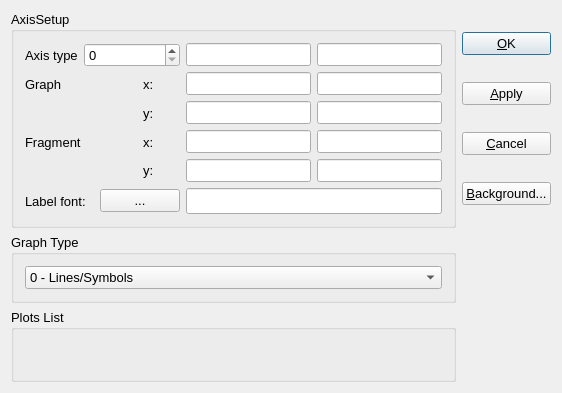
<?xml version="1.0" encoding="UTF-8"?>
<ui version="4.0">
 <class>LegendDialogData</class>
 <widget class="QDialog" name="LegendDialogData">
  <property name="geometry">
   <rect>
    <x>0</x>
    <y>0</y>
    <width>554</width>
    <height>393</height>
   </rect>
  </property>
  <property name="font">
   <font>
    <pointsize>10</pointsize>
   </font>
  </property>
  <property name="windowTitle">
   <string>Legend and Configuration for: </string>
  </property>
  <layout class="QGridLayout">
   <item row="0" column="0">
    <widget class="QGroupBox" name="pAxis_2">
     <property name="sizePolicy">
      <sizepolicy hsizetype="Minimum" vsizetype="Minimum">
       <horstretch>0</horstretch>
       <verstretch>0</verstretch>
      </sizepolicy>
     </property>
     <property name="title">
      <string>AxisSetup</string>
     </property>
     <layout class="QGridLayout">
      <item row="0" column="0">
       <widget class="QLabel" name="TextLabel1">
        <property name="text">
         <string>Axis type</string>
        </property>
        <property name="wordWrap">
         <bool>false</bool>
        </property>
       </widget>
      </item>
      <item row="0" column="1" colspan="3">
       <widget class="QSpinBox" name="pAxis">
        <property name="maximum">
         <number>20</number>
        </property>
       </widget>
      </item>
      <item row="0" column="4" rowspan="5">
       <layout class="QGridLayout" name="layout">
        <item row="0" column="0">
         <widget class="QLineEdit" name="pXname">
          <property name="toolTip">
           <string>Name of  x  axis</string>
          </property>
          <property name="maxLength">
           <number>9</number>
          </property>
         </widget>
        </item>
        <item row="1" column="0">
         <widget class="QLineEdit" name="pX0">
          <property name="toolTip">
           <string>Minimum</string>
          </property>
         </widget>
        </item>
        <item row="3" column="1">
         <widget class="QLineEdit" name="pfXn">
          <property name="toolTip">
           <string>Maximum</string>
          </property>
         </widget>
        </item>
        <item row="4" column="1">
         <widget class="QLineEdit" name="pfYn">
          <property name="toolTip">
           <string>Maximum</string>
          </property>
         </widget>
        </item>
        <item row="1" column="1">
         <widget class="QLineEdit" name="pXn">
          <property name="toolTip">
           <string>Maximum</string>
          </property>
         </widget>
        </item>
        <item row="4" column="0">
         <widget class="QLineEdit" name="pfY0">
          <property name="toolTip">
           <string>Minimum</string>
          </property>
         </widget>
        </item>
        <item row="2" column="0">
         <widget class="QLineEdit" name="pY0">
          <property name="toolTip">
           <string>Minimum</string>
          </property>
         </widget>
        </item>
        <item row="0" column="1">
         <widget class="QLineEdit" name="pYname">
          <property name="toolTip">
           <string>Name of  y  axis</string>
          </property>
          <property name="maxLength">
           <number>9</number>
          </property>
         </widget>
        </item>
        <item row="3" column="0">
         <widget class="QLineEdit" name="pfX0">
          <property name="toolTip">
           <string>Minimum</string>
          </property>
         </widget>
        </item>
        <item row="2" column="1">
         <widget class="QLineEdit" name="pYn">
          <property name="toolTip">
           <string>Maximum</string>
          </property>
         </widget>
        </item>
       </layout>
      </item>
      <item row="1" column="0" colspan="3">
       <widget class="QLabel" name="TextLabel1_2">
        <property name="text">
         <string>Graph</string>
        </property>
        <property name="wordWrap">
         <bool>false</bool>
        </property>
       </widget>
      </item>
      <item row="1" column="3">
       <widget class="QLabel" name="TextLabel1_2_2">
        <property name="text">
         <string>x:</string>
        </property>
        <property name="wordWrap">
         <bool>false</bool>
        </property>
       </widget>
      </item>
      <item row="2" column="3">
       <widget class="QLabel" name="TextLabel1_2_2_2">
        <property name="text">
         <string>y:</string>
        </property>
        <property name="wordWrap">
         <bool>false</bool>
        </property>
       </widget>
      </item>
      <item row="3" column="0" colspan="3">
       <widget class="QLabel" name="TextLabel1_2_3">
        <property name="text">
         <string>Fragment</string>
        </property>
        <property name="wordWrap">
         <bool>false</bool>
        </property>
       </widget>
      </item>
      <item row="3" column="3">
       <widget class="QLabel" name="TextLabel1_2_2_3">
        <property name="text">
         <string>x:</string>
        </property>
        <property name="wordWrap">
         <bool>false</bool>
        </property>
       </widget>
      </item>
      <item row="4" column="3">
       <widget class="QLabel" name="TextLabel1_2_2_2_2">
        <property name="text">
         <string>y:</string>
        </property>
        <property name="wordWrap">
         <bool>false</bool>
        </property>
       </widget>
      </item>
      <item row="5" column="0" colspan="2">
       <widget class="QLabel" name="textLabel2">
        <property name="sizePolicy">
         <sizepolicy hsizetype="Minimum" vsizetype="Preferred">
          <horstretch>0</horstretch>
          <verstretch>0</verstretch>
         </sizepolicy>
        </property>
        <property name="toolTip">
         <string/>
        </property>
        <property name="text">
         <string>Label font:</string>
        </property>
        <property name="wordWrap">
         <bool>false</bool>
        </property>
       </widget>
      </item>
      <item row="5" column="2" colspan="2">
       <widget class="QPushButton" name="pBtnChangeFont">
        <property name="text">
         <string>...</string>
        </property>
       </widget>
      </item>
      <item row="5" column="4">
       <widget class="QLineEdit" name="pLabelFont">
        <property name="font">
         <font>
          <pointsize>11</pointsize>
         </font>
        </property>
        <property name="toolTip">
         <string>This label font is common for all graphs</string>
        </property>
        <property name="readOnly">
         <bool>true</bool>
        </property>
       </widget>
      </item>
     </layout>
    </widget>
   </item>
   <item row="0" column="1">
    <layout class="QVBoxLayout">
     <item>
      <widget class="QPushButton" name="pBtnOk">
       <property name="toolTip">
        <string>Apply changes to the graph and close this dialog</string>
       </property>
       <property name="text">
        <string>&amp;OK</string>
       </property>
       <property name="default">
        <bool>true</bool>
       </property>
      </widget>
     </item>
     <item>
      <widget class="QPushButton" name="pBtnApply">
       <property name="toolTip">
        <string>Apply changes to the graph and do not close this dialog</string>
       </property>
       <property name="text">
        <string>&amp;Apply</string>
       </property>
      </widget>
     </item>
     <item>
      <widget class="QPushButton" name="pBthCancel">
       <property name="toolTip">
        <string>Discard  changes and close this dialog</string>
       </property>
       <property name="text">
        <string>&amp;Cancel</string>
       </property>
      </widget>
     </item>
     <item>
      <widget class="QPushButton" name="pBtnBackgr">
       <property name="toolTip">
        <string>Set background color of the graph area</string>
       </property>
       <property name="text">
        <string>&amp;Background...</string>
       </property>
      </widget>
     </item>
    </layout>
   </item>
   <item row="1" column="0">
    <widget class="QGroupBox" name="buttonGroup1">
     <property name="sizePolicy">
      <sizepolicy hsizetype="Minimum" vsizetype="Minimum">
       <horstretch>0</horstretch>
       <verstretch>0</verstretch>
      </sizepolicy>
     </property>
     <property name="title">
      <string>Graph Type</string>
     </property>
     <layout class="QVBoxLayout">
      <item>
       <widget class="QComboBox" name="comboBox1">
        <item>
         <property name="text">
          <string>0 - Lines/Symbols</string>
         </property>
        </item>
        <item>
         <property name="text">
          <string>1 - Cumulative</string>
         </property>
        </item>
        <item>
         <property name="text">
          <string>2 - Isolines</string>
         </property>
        </item>
       </widget>
      </item>
     </layout>
    </widget>
   </item>
   <item row="2" column="0">
    <widget class="QGroupBox" name="plotsLst">
     <property name="sizePolicy">
      <sizepolicy hsizetype="Expanding" vsizetype="Expanding">
       <horstretch>0</horstretch>
       <verstretch>0</verstretch>
      </sizepolicy>
     </property>
     <property name="title">
      <string>Plots List </string>
     </property>
    </widget>
   </item>
  </layout>
 </widget>
 <layoutdefault spacing="6" margin="11"/>
 <tabstops>
  <tabstop>pBtnOk</tabstop>
  <tabstop>pBtnApply</tabstop>
  <tabstop>pBthCancel</tabstop>
  <tabstop>pBtnBackgr</tabstop>
  <tabstop>pAxis</tabstop>
  <tabstop>pXname</tabstop>
  <tabstop>pYname</tabstop>
  <tabstop>pX0</tabstop>
  <tabstop>pXn</tabstop>
  <tabstop>pY0</tabstop>
  <tabstop>pYn</tabstop>
  <tabstop>pfX0</tabstop>
  <tabstop>pfXn</tabstop>
  <tabstop>pfY0</tabstop>
  <tabstop>pfYn</tabstop>
  <tabstop>pBtnChangeFont</tabstop>
  <tabstop>pLabelFont</tabstop>
  <tabstop>comboBox1</tabstop>
 </tabstops>
 <resources/>
 <connections>
  <connection>
   <sender>pBtnApply</sender>
   <signal>clicked()</signal>
   <receiver>LegendDialogData</receiver>
   <slot>CmApply()</slot>
   <hints>
    <hint type="sourcelabel">
     <x>20</x>
     <y>20</y>
    </hint>
    <hint type="destinationlabel">
     <x>20</x>
     <y>20</y>
    </hint>
   </hints>
  </connection>
  <connection>
   <sender>pBtnOk</sender>
   <signal>clicked()</signal>
   <receiver>LegendDialogData</receiver>
   <slot>accept()</slot>
   <hints>
    <hint type="sourcelabel">
     <x>20</x>
     <y>20</y>
    </hint>
    <hint type="destinationlabel">
     <x>20</x>
     <y>20</y>
    </hint>
   </hints>
  </connection>
  <connection>
   <sender>pBthCancel</sender>
   <signal>clicked()</signal>
   <receiver>LegendDialogData</receiver>
   <slot>reject()</slot>
   <hints>
    <hint type="sourcelabel">
     <x>20</x>
     <y>20</y>
    </hint>
    <hint type="destinationlabel">
     <x>20</x>
     <y>20</y>
    </hint>
   </hints>
  </connection>
  <connection>
   <sender>pBtnBackgr</sender>
   <signal>clicked()</signal>
   <receiver>LegendDialogData</receiver>
   <slot>CmBackground()</slot>
   <hints>
    <hint type="sourcelabel">
     <x>20</x>
     <y>20</y>
    </hint>
    <hint type="destinationlabel">
     <x>20</x>
     <y>20</y>
    </hint>
   </hints>
  </connection>
 </connections>
</ui>
